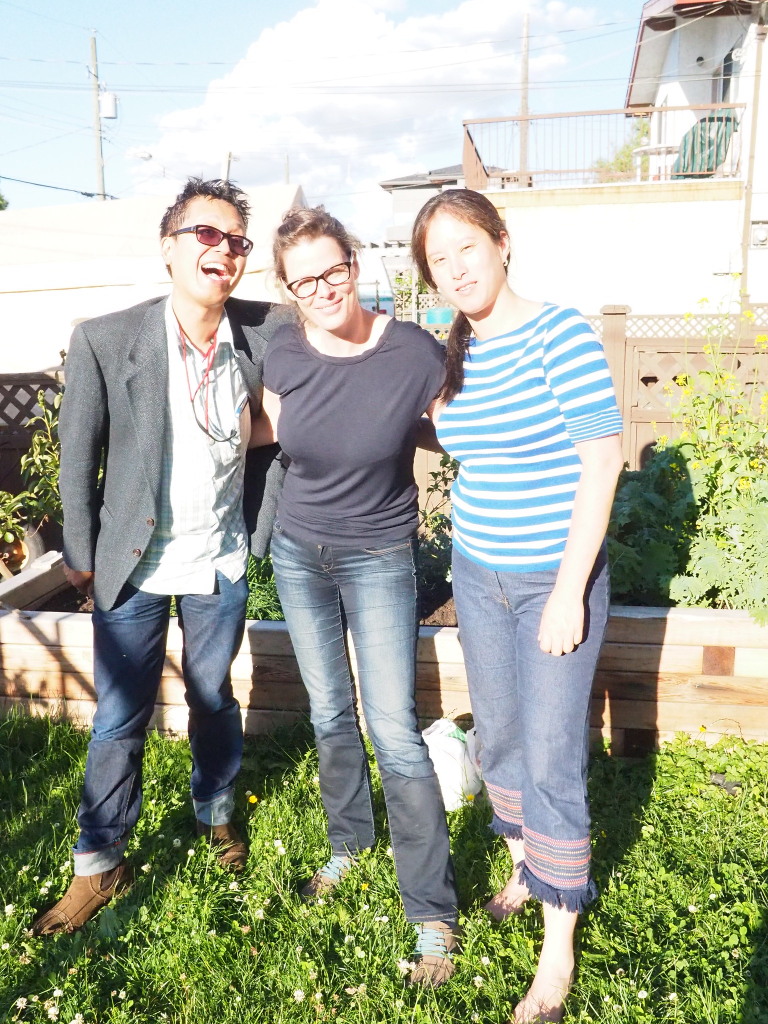
#> input picture img_correct_01.jpg, 1536 x 2048 px, found by its file name (shown at 1/2 size)
$ python 'сrop_image.py'
#> lines starting #> are read from the running program, lines starting #| are printed output that depends on the picture
import cv2
def crop_image(start_x, start_y, end_x, end_y):
#> called with start_x = 100, start_y = 200, end_x = 1250, end_y = 1500
    image = cv2.imread(image_path)
#> image is the input picture: shape (2048, 1536, 3); mean B, G, R 157.4, 173.3, 168.4
    cropped_image = image[start_y:end_y, start_x:end_x]
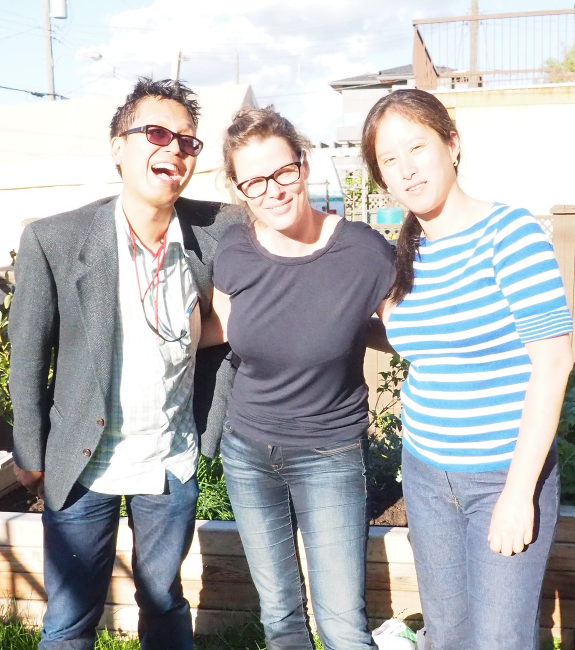
#> cropped_image: shape (1300, 1150, 3) (shown at 1/2 size); mean B, G, R 182.6, 180.2, 178.8
    cv2.imshow('crop', cropped_image)
    cv2.waitKey(0)
    return cropped_image

image_path = 'D:/MyPycharmProjects/Data_science_lesson57_Pixel_operations/img_correct_01.jpg'
crop_image(100, 200, 1250, 1500)
